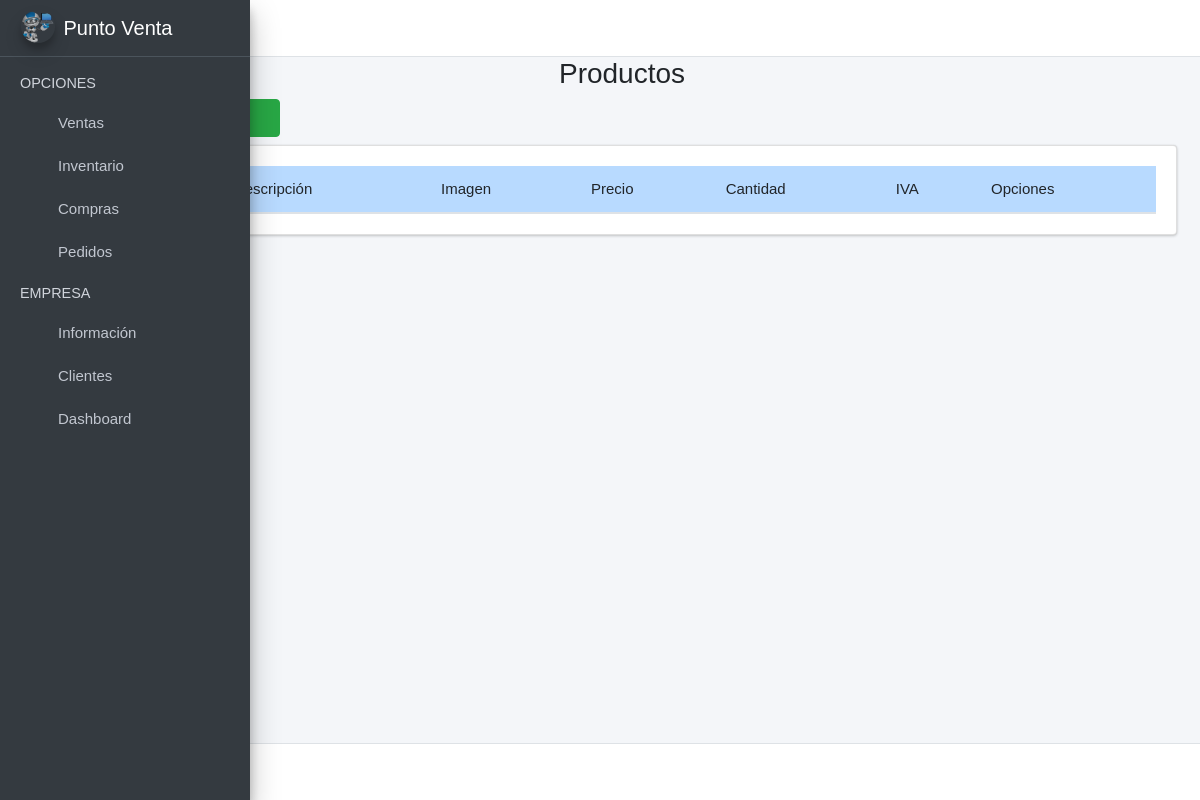
Before: /ventas/Productos/ with the older database file.
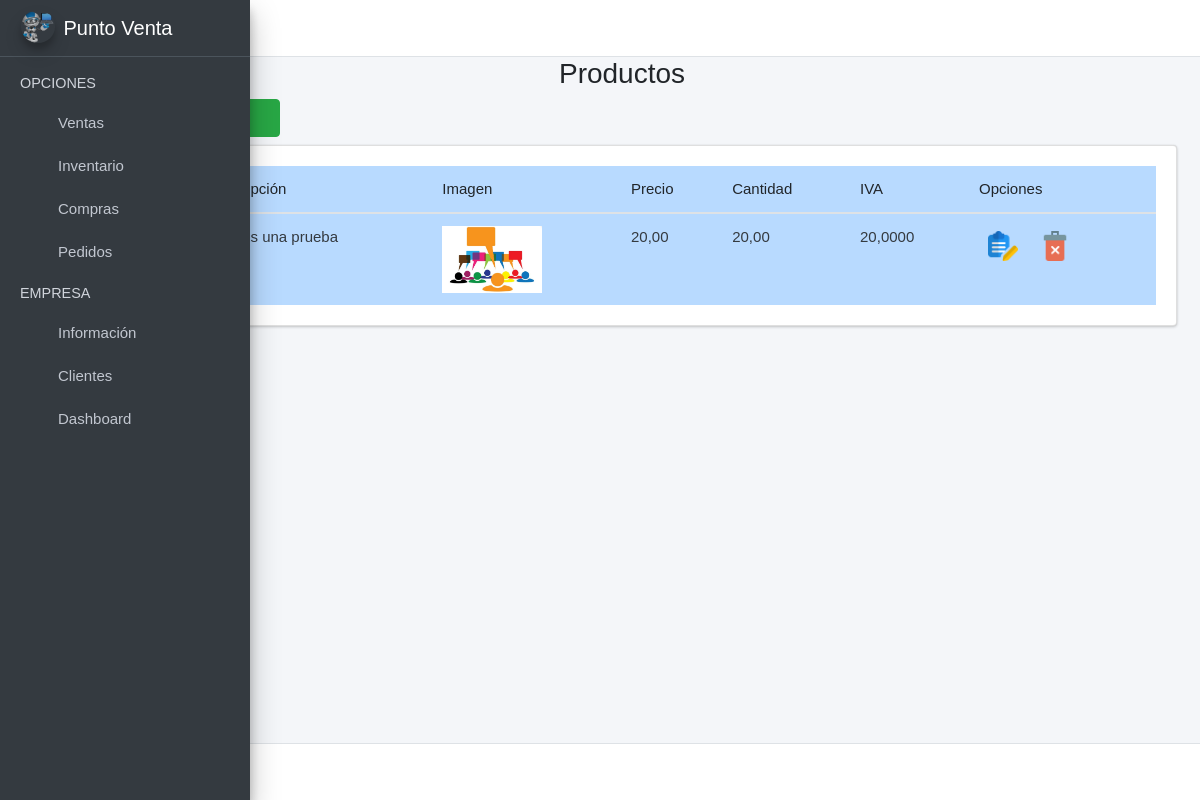
After: the same page with the newer database file.
### Ventas/models.py (models this page shows, shortened)
class Producto(models.Model):
    id = models.AutoField(primary_key=True)
    descripcion = models.CharField(max_length=200, null=False, blank=False)
    imagen = models.ImageField(upload_to='productos/', null=False, blank=False)
    precio = models.DecimalField(max_digits=13, decimal_places=2, null=False, blank=False)
    cantidad = models.DecimalField(max_digits=13, decimal_places=2, null=False, blank=False)
    iva = models.DecimalField(max_digits=13, decimal_places=4, null=False, blank=False)
    created = models.DateTimeField(auto_now_add=True)
    updated = models.DateTimeField(auto_now=True)
    class Meta:
        verbose_name = "Producto"
        verbose_name_plural = "Productos"
        order_with_respect_to = 'descripcion'

### Ventas/views.py (the view)
# urls.py: path('Productos/', views.productos_view, name='Productos'),
def productos_view(request):
    productos = Producto.objects.all()
    form_add = AddProductoForm()
    form_editar = EditProductoForm()
    context = {
        'productos': productos,
        'form_add': form_add,
        'form_editar': form_editar
    }
    return render(request, 'productos.html', context)

### Ventas/templates/productos.html (shortened to what this page needs)
{% extends "base.html" %}
{% load static %}
{% load widget_tweaks %}
{% block content %}
<link rel="stylesheet" href="{% static 'index/css/b4.css' %}">
<div class="row">
    <div class="col-md-12">
        <h3 class="text-center">Productos   <i class="fas fa-boxes"></i></h3>
        <div class="col-md-3 pb-2">
            <a href="#AgregarPersonalModal"
                data-toggle="modal" data-dismiss="modal">
                <button type="button" class="btn btn-success">
                    <i class="fas fa-plus-circle"></i>
                </button>
            </a>
        </div>
        <div class="card card-body" style="overflow:scroll">
            <table class="table table-hover table-primary" id="myTable">
                <thead>
                    <tr>
                        <th># ID</th>
                        <th>Descripción</th>
                        <th>Imagen</th>
                        <th>Precio</th>
                        <th>Cantidad</th>
                        <th>IVA</th>
                        <th>Opciones</th>
                    </tr>
                </thead>
                <tbody class="text-dark">
                    {% for i in productos %}
                    <tr>
                        <td>{{i.id}}</td>
                        <td>{{i.descripcion}}</td>
                        {% if i.imagen %}
                        <td><img src="{{i.imagen}}" alt="Error" width="100"></td>
                        {% else %}
                        <td>Sin imagen</td>
                        {% endif %}
                        <td>{{i.precio}}</td>
                        <td>{{i.cantidad}}</td>
                        <td>{{i.iva}}</td>
                        <td>
                            <button onclick="editarProducto('{{i.id}}','{{i.descripcion}}', '{{i.imagen}}', '{{i.precio}}', '{{i.cantidad}}', '{{i.iva}}')" class="btn btn-dark-outline btn-sm" data-toggle="modal"
                                href="#EditarPersonalModal"><img src="{% static 'index/img/editar.png' %}" alt="Error"
                                    width="30"></button>
                            <button onclick="eliminarProducto('{{i.id}}')" class="btn btn-dark-outline btn-sm"
                                data-toggle="modal" href="#EliminarPersonalModal"><img
                                    src="{% static 'index/img/delete.png' %}" alt="Error" width="30"></button>
                        </td>
                    </tr>
                    {% endfor %}
                </tbody>
            </table>
        </div>
    </div>
</div>
{% endblock %}

### Ventas/templates/base.html (shortened to what this page needs)
{% load static %}
<!DOCTYPE html>
<html lang="en">
<head>
  <link rel="stylesheet" href="{% static 'lib/adminlite/plugins/fontawesome-free/css/all.min.css' %}">
  <link rel="stylesheet"
    href="{% static 'lib/adminlite/plugins/tempusdominus-bootstrap-4/css/tempusdominus-bootstrap-4.min.css' %}">
  <link rel="stylesheet" href="{% static 'lib/adminlite/plugins/icheck-bootstrap/icheck-bootstrap.min.css' %}">
  <link rel="stylesheet" href="{% static 'lib/adminlite/plugins/jqvmap/jqvmap.min.css' %}">
  <link rel="stylesheet" href="{% static 'lib/adminlite/css/adminlte.min.css' %}">
  <link rel="stylesheet" href="{% static 'lib/adminlite/plugins/overlayScrollbars/css/OverlayScrollbars.min.css' %}">
  <link rel="stylesheet" href="{% static 'lib/adminlite/plugins/daterangepicker/daterangepicker.css' %}">
  <link rel="stylesheet" href="{% static 'lib/adminlite/plugins/summernote/summernote-bs4.min.css' %}">
  <link rel="stylesheet" href="{% static 'index/css/main.css' %}">
  <link rel="stylesheet" type="text/css" href="{% static 'index/DataTables/datatables.min.css' %}">
  <link rel="stylesheet" type="text/css"
    href="{% static 'index/DataTables/Buttons-2.0.1/css/buttons.dataTables.min.css' %}">
  <link rel="stylesheet" href="{% static 'jquery-ui/jquery-ui.min.css' %}">
</head>
<body class="hold-transition sidebar-mini layout-fixed sidebar-closed sidebar-collapse">
  <div class="wrapper">
    <nav class="main-header navbar navbar-expand navbar-white navbar-light">
      <ul class="navbar-nav">
        <li class="nav-item">
          <a class="nav-link" data-widget="pushmenu" href="#" role="button"><i class="fas fa-bars"></i></a>
        </li>
      </ul>
      <ul class="navbar-nav ml-auto">
        <li class="nav-item">
          <a class="nav-link" data-widget="fullscreen" href="#" role="button">
            <i class="fas fa-expand-arrows-alt"></i>
          </a>
        </li>
      </ul>
    </nav>
    <aside class="main-sidebar sidebar-dark-primary elevation-4">
      <a href="{% url 'Ventas' %}" class="brand-link">
        <img src="{% static 'index/img/logo.png' %}" alt="Logo" class="brand-image img-circle elevation-3"
          style="opacity: .8">
      </a>
      <div class="sidebar">
        <nav class="mt-2">
          <ul class="nav nav-pills nav-sidebar flex-column" data-widget="treeview" role="menu" data-accordion="false">
            <li class="nav-item">
              <a href="{% url 'Ventas' %}" class="nav-link">
                <i class="nav-icon far fa-calendar-alt"></i>
              </a>
            </li>
            <li class="nav-item">
              <a href="{% url 'Productos' %}" class="nav-link">
                <i class="nav-icon fas fa-boxes"></i>
              </a>
            </li>
            <li class="nav-item">
              <a href="" class="nav-link">
                <i class="nav-icon fas fa-industry"></i>
              </a>
            </li>
            <li class="nav-item">
              <a href="#" class="nav-link">
                <i class="nav-icon fas fa-tachometer-alt"></i>
              </a>
            </li>
            <li class="nav-item">
              <a href="" class="nav-link">
                <i class=" nav-icon fas fa-globe"></i>
              </a>
            </li>
            <li class="nav-item">
              <a href="{% url 'Clientes' %}" class="nav-link">
                <i class="nav-icon fas fa-users-cog"></i>
              </a>
            </li>
            <li class="nav-item">
              <a href="" class="nav-link">
                <i class="nav-icon fas fa-chart-line"></i>
              </a>
            </li>
          </ul>
        </nav>
      </div>
    </aside>
    <div class="content-wrapper">
      <section class="content">
        <div class="container-fluid">
          {% block content %}
          {% endblock %}
        </div>
      </section>
    </div>
    <footer class="main-footer text-center text-primary">
    </footer>
  </div>
</body>
</html>

### Ventas/static/index/css/main.css (style rules this page uses)
table, th, td { font-weight: 100; font-size:15px; }
body { font-family: Arial, Helvetica, sans-serif !important; }

Changed rows visible on the page:
added Producto: descripcion "Esto es una prueba", imagen (picture), precio "20,00", cantidad "20,00", iva "20,0000"
